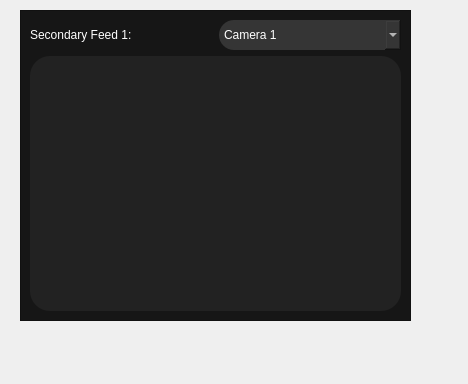
<?xml version="1.0" encoding="UTF-8"?>
<ui version="4.0">
 <class>Form</class>
 <widget class="QWidget" name="Form">
  <property name="geometry">
   <rect>
    <x>0</x>
    <y>0</y>
    <width>468</width>
    <height>384</height>
   </rect>
  </property>
  <property name="windowTitle">
   <string>Form</string>
  </property>
  <widget class="QWidget" name="cpanel_sec_cam_feed_widget" native="true">
   <property name="geometry">
    <rect>
     <x>20</x>
     <y>10</y>
     <width>391</width>
     <height>311</height>
    </rect>
   </property>
   <layout class="QVBoxLayout" name="verticalLayout_2">
    <item>
     <widget class="QFrame" name="cpanel_sec_cam_feed_1">
      <property name="styleSheet">
       <string notr="true">QFrame#cpanel_sec_cam_feed_1{
background-color:	rgba(22,22,22,255);
}</string>
      </property>
      <property name="frameShape">
       <enum>QFrame::StyledPanel</enum>
      </property>
      <property name="frameShadow">
       <enum>QFrame::Raised</enum>
      </property>
      <layout class="QVBoxLayout" name="verticalLayout">
       <item>
        <layout class="QHBoxLayout" name="horizontalLayout">
         <item>
          <widget class="QLabel" name="cpanel_label_cam_feed">
           <property name="styleSheet">
            <string notr="true">color:White;</string>
           </property>
           <property name="text">
            <string>Secondary Feed 1:</string>
           </property>
          </widget>
         </item>
         <item>
          <widget class="QComboBox" name="cpanel_cbox_select_cam">
           <property name="styleSheet">
            <string notr="true">QComboBox {
border-radius: 15px;
color: White;
background-color: rgba(53,53,53,255);
height:30;
}
QComboBox:hover{
background-color: rgba(53,53,53,200);
}
QComboBox:pressed{
background-color: rgba(53,53,53,128);
}
QComboBox:on {
background-color: rgba(53,53,53,255);
border-bottom-left-radius: 0px;
border-bottom-right-radius: 0px;
}
QComboBox QAbstractItemView {
background: rgba(53,53,53,255);
color: White;
border: none;
selection-background-color: rgba(17, 120, 223, 255);
outline: 0px;
}
QComboBox::drop-down {
border-color: transparent;
background-color: transparent;
image: url(images/white_down_arrow.png);
width: 14px;
height: 14px;
padding-right: 9px;
padding-top: 9px;
}</string>
           </property>
           <item>
            <property name="text">
             <string>Camera 1</string>
            </property>
           </item>
           <item>
            <property name="text">
             <string>Camera2</string>
            </property>
           </item>
          </widget>
         </item>
        </layout>
       </item>
       <item>
        <widget class="QFrame" name="cpanel_frame_sec_cam_feed_1">
         <property name="styleSheet">
          <string notr="true">QFrame#cpanel_frame_sec_cam_feed_1 {
background-color: rgba(34,34,34,255);
border-radius: 20px;
}</string>
         </property>
         <property name="frameShape">
          <enum>QFrame::StyledPanel</enum>
         </property>
         <property name="frameShadow">
          <enum>QFrame::Raised</enum>
         </property>
         <layout class="QHBoxLayout" name="horizontalLayout_2">
          <item>
           <widget class="QLabel" name="cpanel_label_output_cam">
            <property name="sizePolicy">
             <sizepolicy hsizetype="Expanding" vsizetype="Expanding">
              <horstretch>0</horstretch>
              <verstretch>0</verstretch>
             </sizepolicy>
            </property>
            <property name="text">
             <string/>
            </property>
            <property name="pixmap">
             <pixmap>nosignal.JPG</pixmap>
            </property>
            <property name="scaledContents">
             <bool>true</bool>
            </property>
           </widget>
          </item>
         </layout>
        </widget>
       </item>
      </layout>
     </widget>
    </item>
   </layout>
  </widget>
 </widget>
 <resources/>
 <connections/>
</ui>
